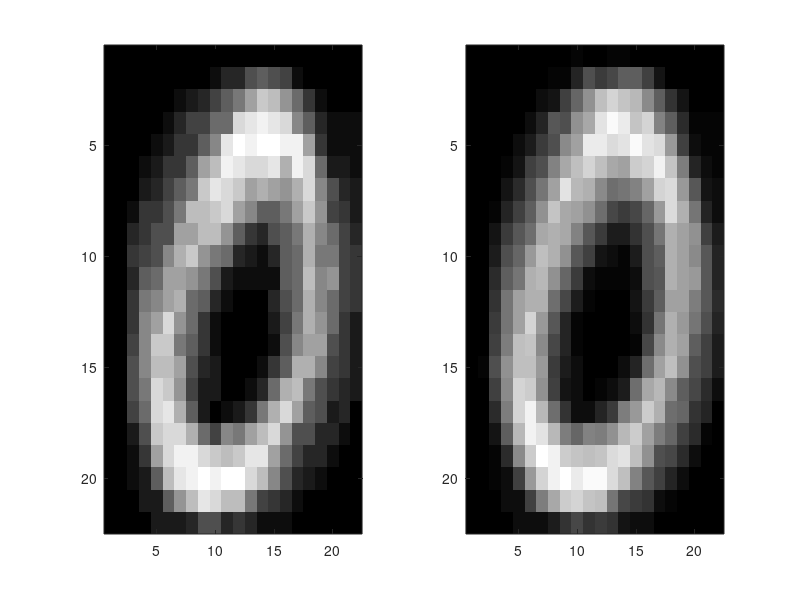
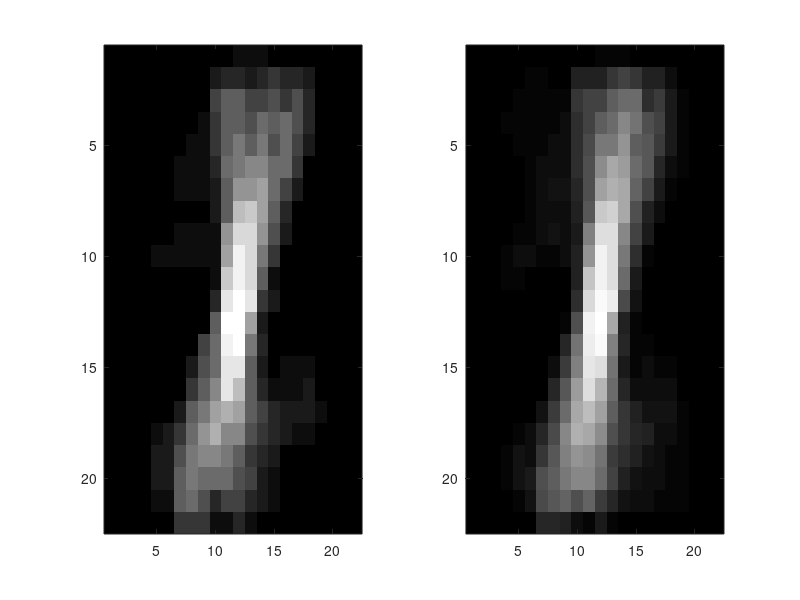
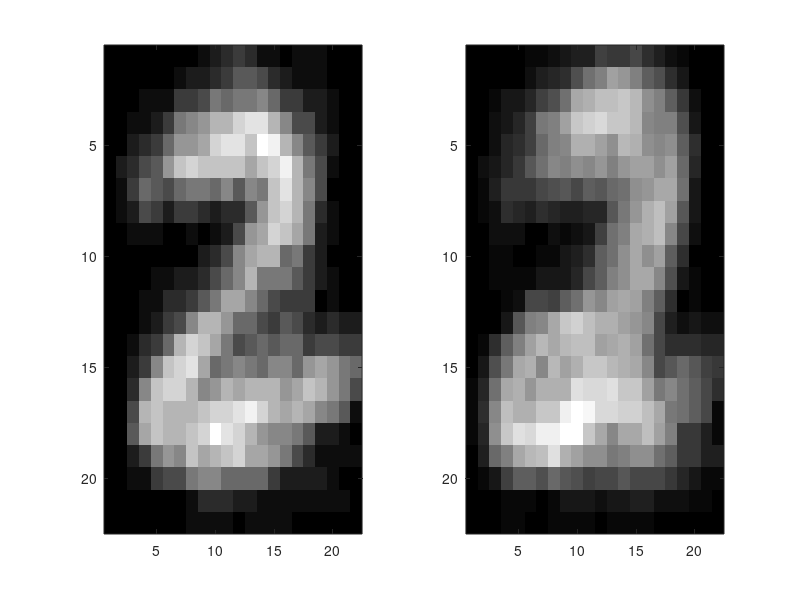
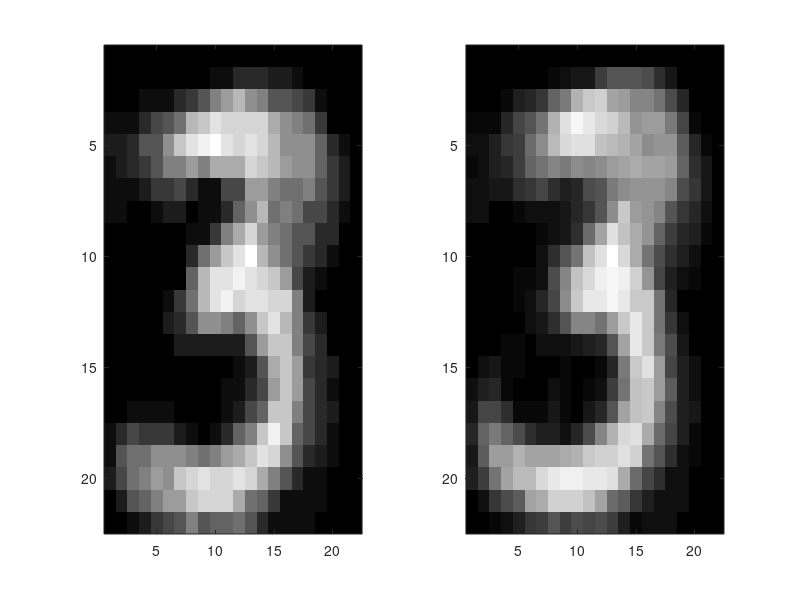

Source code (MATLAB) for these figures, in order:
clc
clear all 
close all 

%%


load('dataset_MNIST.dat');
%load('testset_MNIST.dat'); 

%%
NB_pixels = size(dataset_MNIST,1); 
N = 50; 
NB_dgt = size(dataset_MNIST,2)/N; 
NB_neurons = sqrt(NB_pixels);
mean_data = zeros(NB_pixels, NB_dgt); 
mean_testset = zeros(NB_pixels, NB_dgt); 

%%
F = 1/16*[-1 2 -1; 2 4 2; -1 2 -1]; 

for idx=1:1:NB_dgt
    mean_data(:,idx) = mean(dataset_MNIST(:,(idx-1)*N+1:1:N*idx-30),2); 
    mean_data_learn(:,idx) = mean(dataset_MNIST(:,(idx-1)*N+1:1:N*idx-11),2); 
    mean_data_full(:,idx) = mean(dataset_MNIST(:,(idx-1)*N+1:N*idx),2); 
    X = reshape(mean_data(:,idx), [NB_neurons,NB_neurons]);
    X_full = reshape(mean_data(:,idx), [NB_neurons,NB_neurons]);
    X_learn = reshape(mean_data_learn(:,idx), [NB_neurons,NB_neurons]);
    Y = conv2(X,F);
    figure(idx)
    subplot(1,2,1)
    imagesc(X')
    colormap(gray(101))
    subplot(1,2,2)
    imagesc(X_learn')
    colormap(gray(101))
 
end

%%

dlmwrite('mean_MNIST_full.dat', mean_data_full,'-append','delimiter',' ','roffset',1)
dlmwrite('mean_MNIST_20.dat', mean_data,'-append','delimiter',' ','roffset',1)
dlmwrite('mean_MNIST_learn.dat', mean_data_learn,'-append','delimiter',' ','roffset',1)


%dlmwrite('filt_MNIST.dat', dataset,'-append','delimiter',' ','roffset',1)

%%
% 
% close all
% 
% for idx=1:1:50
% figure(idx)
% imagesc(reshape(dataset_MNIST(:,100+idx), [22,22]))
% end
% 
% figure(100)
% subplot(3,1,1)
% imagesc(reshape(neurons_freq(5,2:end-10), [22,22]))
% subplot(3,1,2)
% imagesc(reshape(neurons_freq(25,2:end-10), [22,22]))
% subplot(3,1,3)
% imagesc(reshape(neurons_freq(45,2:end-10), [22,22]))


%%
% 
% mean_MNIST_presented = zeros(484, 10); 
% 
% for idx=1:1:NB_dgt
%     mean_MNIST_presented(:,idx) = mean(dataset_MNIST(:,idx_deM(idx,:)),2);
% end
% 
% dlmwrite('mean_MNIST_presented.dat', mean_MNIST_presented,'-append','delimiter',' ','roffset',1)
% 
% 
% %%
% 
% for idx=1:1:NB_dgt
%     
%     X = reshape(mean_data(:,idx), [NB_neurons,NB_neurons]);
%     Y = reshape(mean_MNIST_presented(:,idx), [NB_neurons,NB_neurons]);
%     figure(idx)
%     subplot(1,2,1)
%     imagesc(X')
%     subplot(1,2,2)
%     imagesc(Y')
%  
% end

